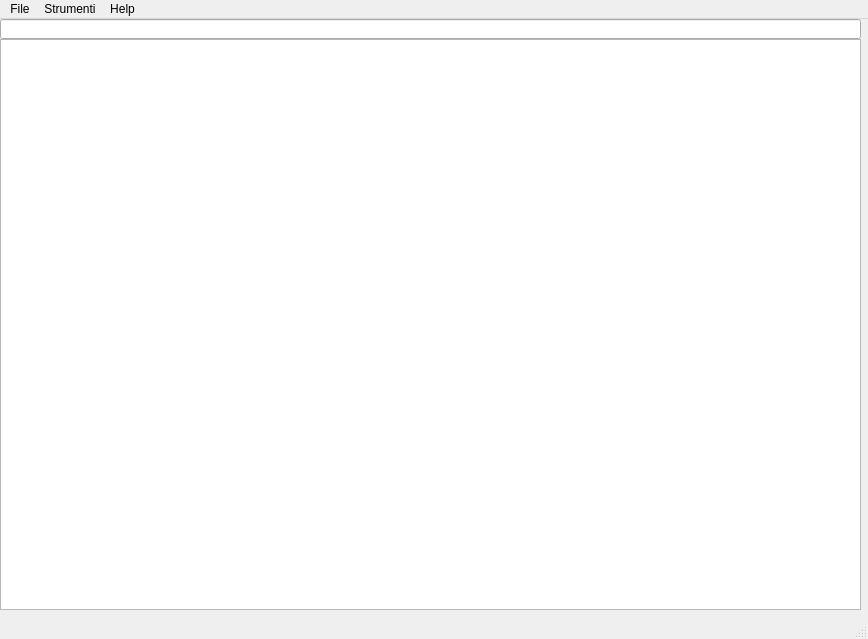
<?xml version="1.0" encoding="UTF-8"?>
<ui version="4.0">
 <class>MainWindow</class>
 <widget class="QMainWindow" name="MainWindow">
  <property name="geometry">
   <rect>
    <x>0</x>
    <y>0</y>
    <width>868</width>
    <height>639</height>
   </rect>
  </property>
  <property name="windowTitle">
   <string>MainWindow</string>
  </property>
  <widget class="QWidget" name="centralwidget">
   <widget class="QListWidget" name="listWidget">
    <property name="geometry">
     <rect>
      <x>0</x>
      <y>20</y>
      <width>861</width>
      <height>571</height>
     </rect>
    </property>
   </widget>
   <widget class="QLineEdit" name="lineEdit">
    <property name="geometry">
     <rect>
      <x>0</x>
      <y>0</y>
      <width>861</width>
      <height>20</height>
     </rect>
    </property>
    <property name="readOnly">
     <bool>true</bool>
    </property>
   </widget>
  </widget>
  <widget class="QMenuBar" name="menubar">
   <property name="geometry">
    <rect>
     <x>0</x>
     <y>0</y>
     <width>868</width>
     <height>22</height>
    </rect>
   </property>
   <widget class="QMenu" name="menuFile">
    <property name="title">
     <string>File</string>
    </property>
   </widget>
   <widget class="QMenu" name="menuEdit">
    <property name="title">
     <string>Strumenti</string>
    </property>
    <widget class="QMenu" name="menuCerca">
     <property name="title">
      <string>Cerca</string>
     </property>
     <addaction name="separator"/>
     <addaction name="separator"/>
     <addaction name="actionper_nome"/>
     <addaction name="actionPer_Estensione"/>
     <addaction name="actionPer_contenuto"/>
    </widget>
    <widget class="QMenu" name="menuOrganizza">
     <property name="title">
      <string>Organizza</string>
     </property>
     <addaction name="actionOrdine_Alfabetico"/>
    </widget>
    <addaction name="menuCerca"/>
    <addaction name="menuOrganizza"/>
    <addaction name="actionScegli_nuova_directory"/>
   </widget>
   <widget class="QMenu" name="menuHelp">
    <property name="title">
     <string>Help</string>
    </property>
    <addaction name="actionWiki"/>
   </widget>
   <addaction name="menuFile"/>
   <addaction name="menuEdit"/>
   <addaction name="menuHelp"/>
  </widget>
  <widget class="QStatusBar" name="statusbar"/>
  <action name="actionWiki">
   <property name="text">
    <string>Wiki</string>
   </property>
  </action>
  <action name="actionper_nome">
   <property name="text">
    <string>Per Nome</string>
   </property>
  </action>
  <action name="actionPer_Estensione">
   <property name="text">
    <string>Per Estensione</string>
   </property>
  </action>
  <action name="actionPer_contenuto">
   <property name="text">
    <string>Per Contenuto</string>
   </property>
  </action>
  <action name="actionScegli_nuova_directory">
   <property name="text">
    <string>Scegli nuova directory</string>
   </property>
  </action>
  <action name="actionOrdine_Alfabetico">
   <property name="text">
    <string>Ordine Alfabetico</string>
   </property>
  </action>
 </widget>
 <resources/>
 <connections/>
</ui>
